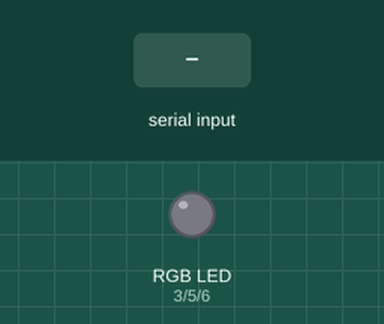
Recording of a sketch running on a simulated Arduino Uno, built with avr-gcc and run on an emulated ATmega328P. On the bench: an RGB LED mixed from three pins (HIGH = lit). The inputs (shaded band) are chosen by the test bench. Dim RGB values are drawn brighter than linear; what the sketch prints to the serial monitor is not drawn.

Above: at 1.2 s.
1.3 s: "90,45,200\n" received over Serial
At 2.5 s:
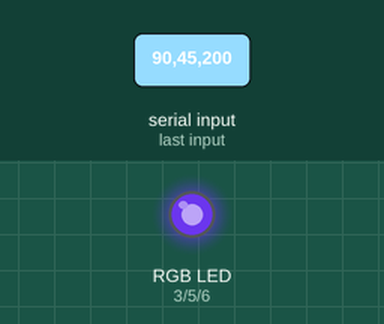
2.8 s: "30,150,10\n" received over Serial
At 3.6 s:
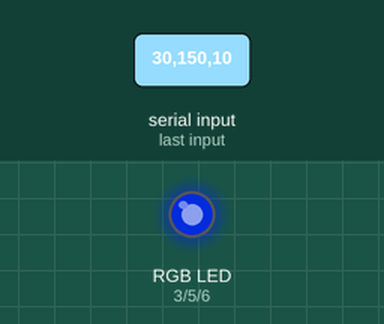
4.3 s: "90,45\n" received over Serial
At 4.6 s:
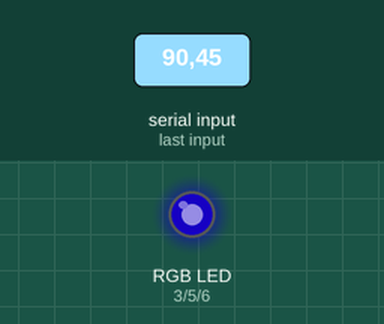
5.8 s: "30,150\n" received over Serial
At 6.9 s:
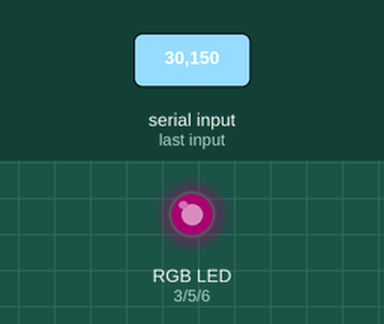
7.3 s: "5\n" received over Serial
At 8.0 s:
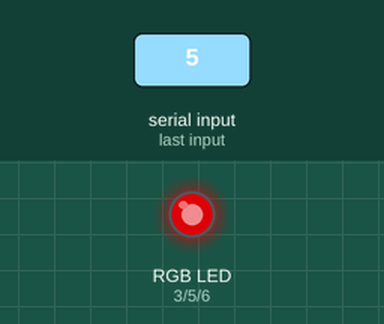
8.8 s: "200\n" received over Serial
At 11.2 s:
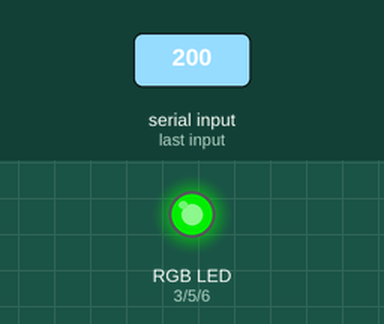
Timing chart, 0 to 12.3 s (numbered marks = the images above; inputs shaded):
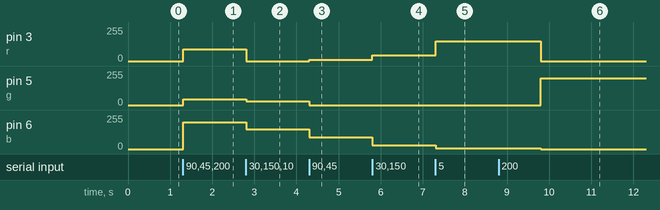

Measured:
- after the input at 1.3 s, pin 3 (r): 0/255 → 90/255 at once; pin 5 (g): 0/255 → 45/255 at once; pin 6 (b): 0/255 → 200/255 at once
- after the input at 2.8 s, pin 3 (r): 90/255 → 0/255 at once; pin 5 (g): 45/255 → 30/255 at once; pin 6 (b): 200/255 → 150/255 at once
- after the input at 4.3 s, pin 3 (r): 0/255 → 10/255 at once; pin 5 (g): 30/255 → 0/255 at once; pin 6 (b): 150/255 → 90/255 at once
- after the input at 5.8 s, pin 3 (r): 10/255 → 45/255 at once; pin 6 (b): 90/255 → 30/255 at once
- after the input at 7.3 s, pin 3 (r): 45/255 → 150/255 at once; pin 6 (b): 30/255 → 5/255 at once
- after the input at 8.8 s, pin 3 (r): 150/255 → 0/255 after 1.0 s; pin 5 (g): 0/255 → 200/255 after 1.0 s; pin 6 (b): 5/255 → 0/255 after 1.0 s

The sketch:

InputRGB2.ino
```cpp
int r = 3;
int g = 5;
int b = 6;
int ri, gi, bi;
void setup() {
  // put your setup code here, to run once:
  Serial.begin(9600);
  pinMode(r, OUTPUT);
  pinMode(g, OUTPUT);
  pinMode(b, OUTPUT);
}

void loop() {
  Serial.print("Red Intensity: ");
  while (Serial.available() == 0) {}
  ri = Serial.parseInt();
  Serial.println(ri);

  Serial.print("Green Intensity: ");
  while (Serial.available() == 0) {}
  gi = Serial.parseInt();
  Serial.println(gi);

  Serial.print("Blue Intensity: ");
  while (Serial.available() == 0) {}
  bi = Serial.parseInt();
  Serial.println(bi);

  analogWrite(r,ri);
  analogWrite(g,gi);
  analogWrite(b,bi);

  Serial.println("");
  }
```
